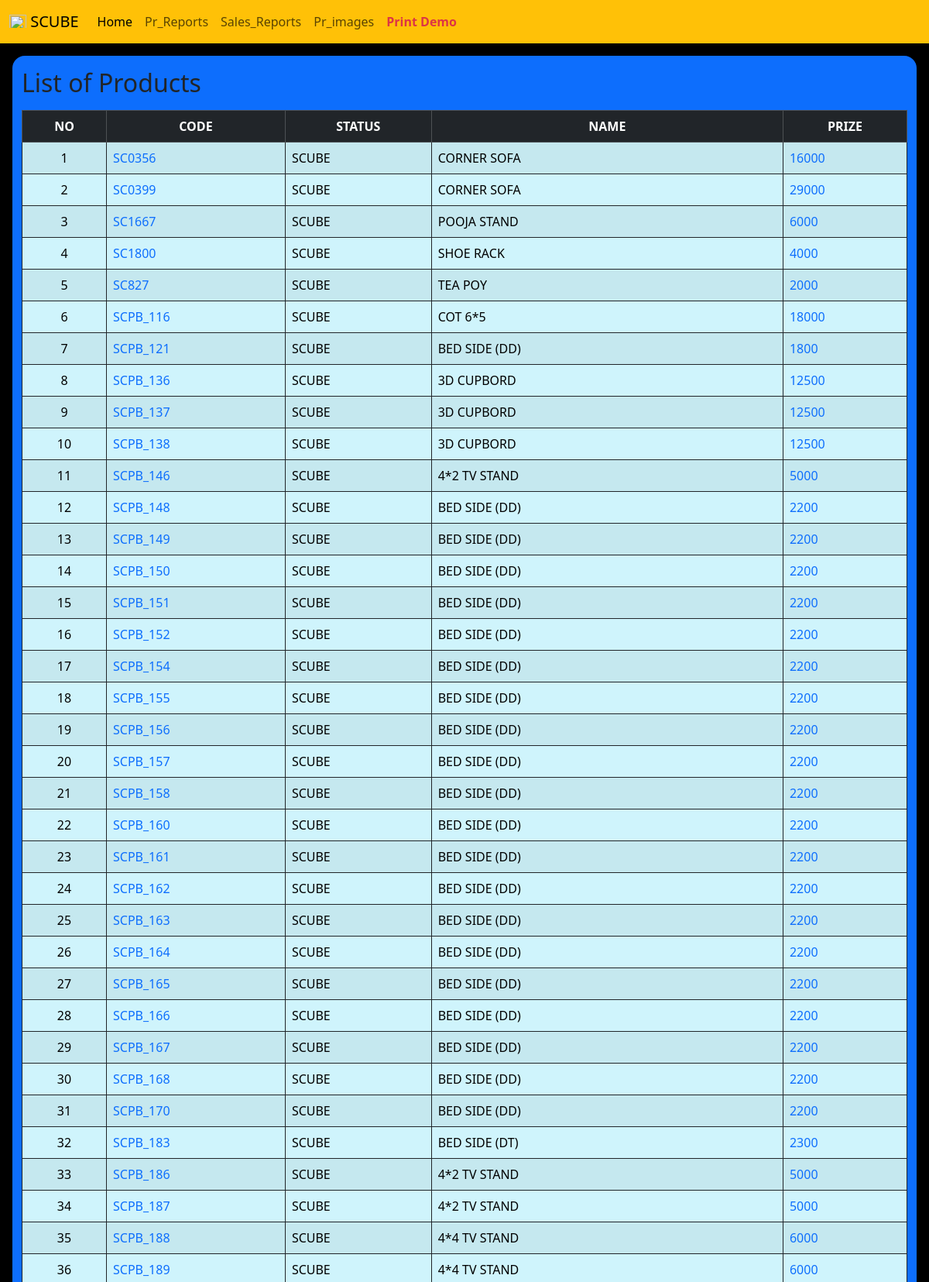
Screenshot of /list/ (signed in, upper part) with the database file from the repository.
### manager/models.py (models this page shows, shortened)
class Scube_ss(models.Model):
    code = models.CharField(max_length=50, null=True)
    Catogory = models.CharField(choices=Catogory_choice, max_length=50, null=True)
    name = models.CharField(max_length=50, null=True)
    size = models.CharField(max_length=50, null=True, blank=True)
    prize = models.IntegerField(null=True, blank=True)
    material = models.CharField(max_length=50, null=True)
    color = models.CharField(max_length=50, null=True, blank=True)
    pr_date = models.DateField(null=True)
    sl_date = models.DateField(null=True, blank=True)
    status = models.CharField(choices=status_choice, max_length=50, null=True)
    image = models.ImageField(upload_to='images/', blank=True)
    new_pr = models.CharField(choices=new_choice, max_length=50, null=True, blank=True)
    GALLERY_STATUS_CHOICES = [
        ('PENDING', 'PENDING'),
        ('SHOW', 'SHOW'),
        ('UNSHOW', 'UNSHOW'),
    ]
    gallery_status = models.CharField(max_length=20, choices=GALLERY_STATUS_CHOICES, default='PENDING')
    sort_order = models.IntegerField(default=0)

### manager/views.py (the view)
# urls.py: path('list/', views.list, name='list'),
@user_passes_test(is_admin)
def list(request):
    ls_data = Scube_ss.objects.filter(status="SCUBE").order_by('code')
    return render(request, 'list.html', {'prod': ls_data})

### manager/views.py (called while the page is built)
def is_admin(user):
    return user.is_authenticated and user.is_superuser

### manager/templates/list.html
{% extends 'blank_layout.html' %}
{% load static %}
{% block content %}
<div class="m-3">
  <section class="container-fluid bg-primary rounded-4  ">
    <div class="row mt-2  pt-2">
      <DIV class="COL-12 mt-2">
        <h2>List of Products</h2>
      </DIV>
      <div class="col-12 col-md-12 mt-2">
        <table class="table table-hover table-info table-striped table-bordered border-dark  ">
          <thead class="table-dark text-center ">
            <tr>
              <th scope="col">NO</th>
              <th>CODE</th>
              <th>STATUS</th>
              <th>NAME</th>
              <th>PRIZE</th>
            </tr>
          </thead>
          <tbody>
            {% for product_obj in prod %}
            <tr>
              <td class="text-center">{{ forloop.counter }}</td>
              <td> <a style="text-decoration: none ; " href="{% url 'details' product_obj.id %}">
                  {{product_obj.code |upper}}</a></td>
              <td>{{product_obj.status |upper}}</td>
              <td>{{product_obj.name |upper}}</td>
              <td> <a style="text-decoration: none ; " href="{% url 'edit' product_obj.id %}">
                  {{product_obj.prize |upper}}</td>
            </tr>
            {% endfor %}
        </table>
      </div>
    </div>
  </section>
</div>
{% endblock %}

### rows the page displays
Scube_ss: code "SC0356", status "SCUBE", name "CORNER SOFA", prize "16000"
Scube_ss: code "SC0399", status "SCUBE", name "CORNER SOFA", prize "29000"
Scube_ss: code "SC1667", status "SCUBE", name "POOJA STAND", prize "6000"
Scube_ss: code "SC1800", status "SCUBE", name "SHOE RACK", prize "4000"
Scube_ss: code "SC827", status "SCUBE", name "TEA POY", prize "2000"
Scube_ss: code "SCPB_116", status "SCUBE", name "COT 6*5", prize "18000"
Scube_ss: code "SCPB_121", status "SCUBE", name "BED SIDE (DD)", prize "1800"
Scube_ss: code "SCPB_136", status "SCUBE", name "3D CUPBORD", prize "12500"
Scube_ss: code "SCPB_137", status "SCUBE", name "3D CUPBORD", prize "12500"
Scube_ss: code "SCPB_138", status "SCUBE", name "3D CUPBORD", prize "12500"
Scube_ss: code "SCPB_146", status "SCUBE", name "4*2 TV STAND", prize "5000"
Scube_ss: code "SCPB_148", status "SCUBE", name "BED SIDE (DD)", prize "2200"
Scube_ss: code "SCPB_149", status "SCUBE", name "BED SIDE (DD)", prize "2200"
Scube_ss: code "SCPB_150", status "SCUBE", name "BED SIDE (DD)", prize "2200"
Scube_ss: code "SCPB_151", status "SCUBE", name "BED SIDE (DD)", prize "2200"
Scube_ss: code "SCPB_152", status "SCUBE", name "BED SIDE (DD)", prize "2200"
Scube_ss: code "SCPB_154", status "SCUBE", name "BED SIDE (DD)", prize "2200"
Scube_ss: code "SCPB_155", status "SCUBE", name "BED SIDE (DD)", prize "2200"
Scube_ss: code "SCPB_156", status "SCUBE", name "BED SIDE (DD)", prize "2200"
Scube_ss: code "SCPB_157", status "SCUBE", name "BED SIDE (DD)", prize "2200"
Scube_ss: code "SCPB_158", status "SCUBE", name "BED SIDE (DD)", prize "2200"
Scube_ss: code "SCPB_160", status "SCUBE", name "BED SIDE (DD)", prize "2200"
Scube_ss: code "SCPB_161", status "SCUBE", name "BED SIDE (DD)", prize "2200"
Scube_ss: code "SCPB_162", status "SCUBE", name "BED SIDE (DD)", prize "2200"
Scube_ss: code "SCPB_163", status "SCUBE", name "BED SIDE (DD)", prize "2200"
Scube_ss: code "SCPB_164", status "SCUBE", name "BED SIDE (DD)", prize "2200"
Scube_ss: code "SCPB_165", status "SCUBE", name "BED SIDE (DD)", prize "2200"
Scube_ss: code "SCPB_166", status "SCUBE", name "BED SIDE (DD)", prize "2200"
Scube_ss: code "SCPB_167", status "SCUBE", name "BED SIDE (DD)", prize "2200"
Scube_ss: code "SCPB_168", status "SCUBE", name "BED SIDE (DD)", prize "2200"
Scube_ss: code "SCPB_170", status "SCUBE", name "BED SIDE (DD)", prize "2200"
Scube_ss: code "SCPB_183", status "SCUBE", name "BED SIDE (DT)", prize "2300"
Scube_ss: code "SCPB_186", status "SCUBE", name "4*2 TV STAND", prize "5000"
Scube_ss: code "SCPB_187", status "SCUBE", name "4*2 TV STAND", prize "5000"
Scube_ss: code "SCPB_188", status "SCUBE", name "4*4 TV STAND", prize "6000"
Scube_ss: code "SCPB_189", status "SCUBE", name "4*4 TV STAND", prize "6000"
